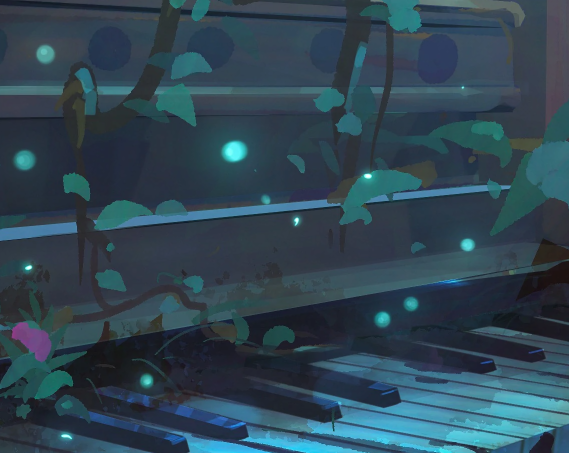
#> input picture GUI/imgs/Chapter03/3.2/Snipaste.png, 569 x 453 px
$ jupyter execute 3.8.contour.ipynb
#> lines starting #> are read from the running program, lines starting #| are printed output that depends on the picture; after the words box and inside, x2 and y2 are one past the last pixel; in counts of white or black regions, pixels touching at a corner belong together
[cell 1]
import cv2 as cv
import numpy as np

[cell 2]
img = np.zeros((200, 200), dtype=np.uint8)
img[50:150, 50:150] = 128

cv.imwrite('../../imgs/Chapter03/3.8/rectangle.png', img)
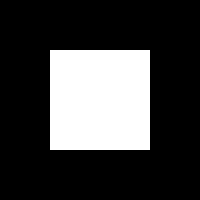
#> saved as rectangle.png: shape (200, 200); values 0 (black) and 128 (white), 25% white; 1 white region, box (x1, y1, x2, y2) and area: (50, 50, 150, 150) 10000

[cell 3]
ret, thresh = cv.threshold(img, 127, 255, cv.THRESH_BINARY)
cv.imwrite('../../imgs/Chapter03/3.8/thresh.png', thresh)

[cell 4]
contours, hir = cv.findContours(thresh, cv.RETR_TREE, cv.CHAIN_APPROX_SIMPLE) # 函数会修改图像

color = cv.cvtColor(img, cv.COLOR_GRAY2BGR)
img = cv.drawContours(color, contours, -1, (0, 255, 0), 2)
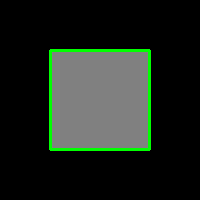
#> img: shape (200, 200, 3); mean B, G, R 29.5, 37, 29.5
cv.imwrite('../../imgs/Chapter03/3.8/contours.png', img)
#> Out = True

[cell 5]
import cv2 as cv
import numpy as np

[cell 6]
image = cv.imread('../../imgs/Chapter03/3.2/Snipaste.png', cv.IMREAD_GRAYSCALE)
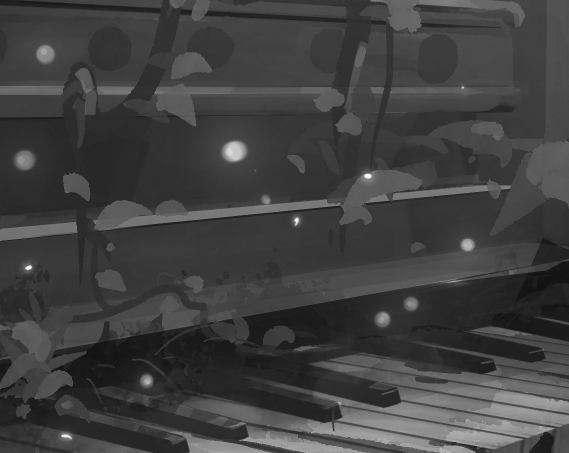
#> image: shape (453, 569); min 17, max 253, mean 64.7

ret, thresh = cv.threshold(image, 40, 255, cv.THRESH_BINARY)
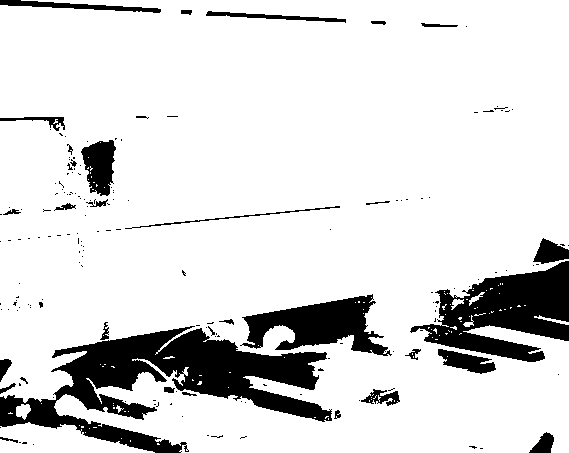
#> thresh: shape (453, 569); 86.1% white; 176 black regions (143 under 20 px)
print(ret)
contours, hir = cv.findContours(thresh, cv.RETR_TREE, cv.CHAIN_APPROX_SIMPLE)
#> contours = 315 contours, 277 with area under 20; largest, box (x1, y1, x2, y2) and area: (0, 0, 569, 453) 225083, (241, 293, 393, 357) 4900, (0, 422, 155, 453) 2692, (80, 139, 117, 197) 1435, (437, 348, 497, 375) 857; hir = 315 rows, first 6: [1, -1, -1, -1], [2, 0, -1, -1], [3, 1, -1, -1], [4, 2, -1, -1], [5, 3, -1, -1], [6, 4, -1, -1]
color = cv.cvtColor(image, cv.COLOR_GRAY2BGR)
#> color: shape (453, 569, 3)
image = cv.drawContours(color, contours, -1, (255, 0, 0), 2)
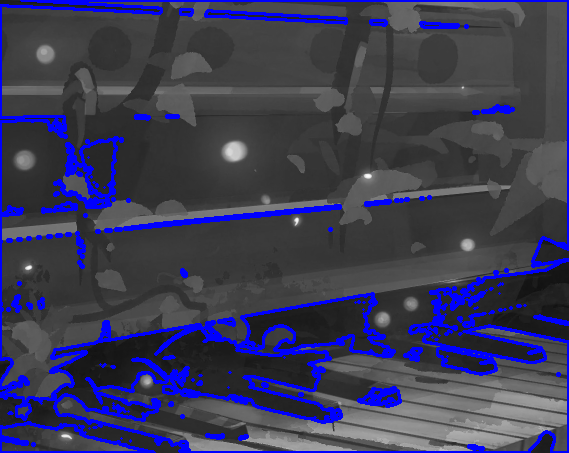
#> image: shape (453, 569, 3); mean B, G, R 86.1, 59, 59
cv.imwrite('../../imgs/Chapter03/3.8/myContours.png', image)
#> Out = True
